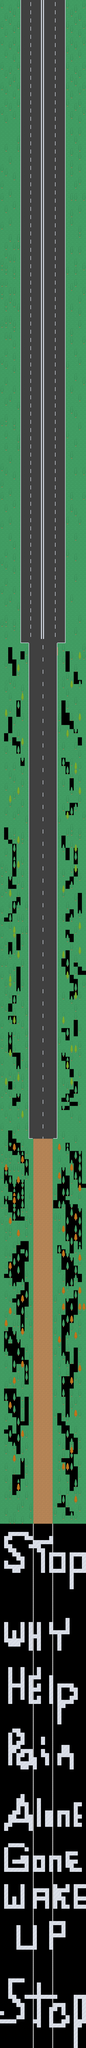

A 2D game scene composited from a Tiled map and its tileset images. What follows is a short description and the map's XML, with each tile layer's data collapsed to a summary:
An orthogonal 21x500 tile map with 16x16 px tiles, 3 tile layers (road, Text, things on side road).

<map version="1.10" tiledversion="1.11.2" orientation="orthogonal" renderorder="right-down" width="21" height="500" tilewidth="16" tileheight="16" infinite="0" nextlayerid="4" nextobjectid="1">
 <tileset firstgid="1" source="Dreamride Tilesheet.tsx" />
 <layer id="1" name="road" width="21" height="500">
  <data>[10500 cells, 7437 non-empty, 15 distinct tile ids]</data>
 </layer>
 <layer id="2" name="Text" width="21" height="500">
  <data>[10500 cells, 865 non-empty, 2 distinct tile ids]</data>
 </layer>
 <layer id="3" name="things on side road" width="21" height="500">
  <data>[10500 cells, 1521 non-empty, 6 distinct tile ids]</data>
 </layer>
</map>
